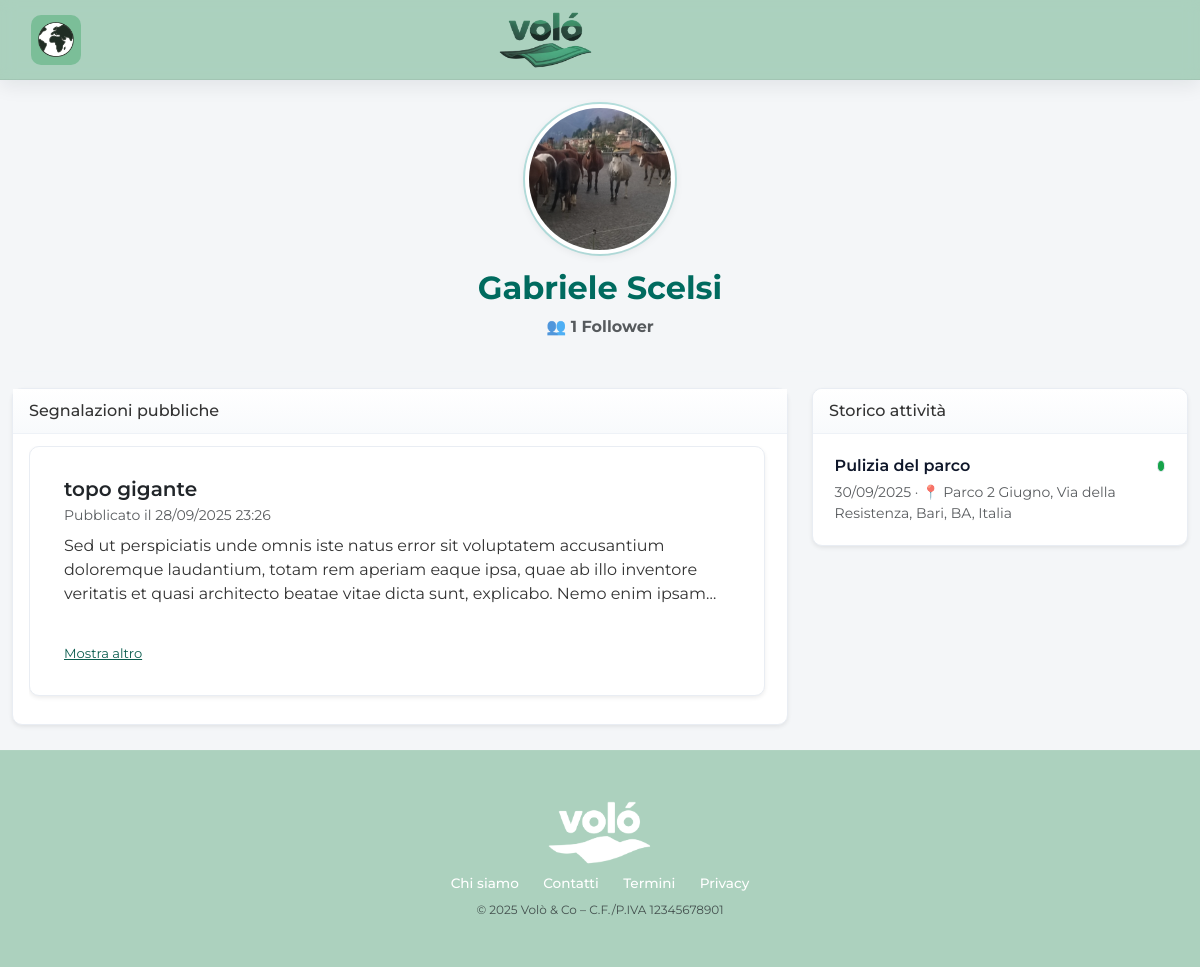
The page /volunteers/public/1 on the database as committed earlier.
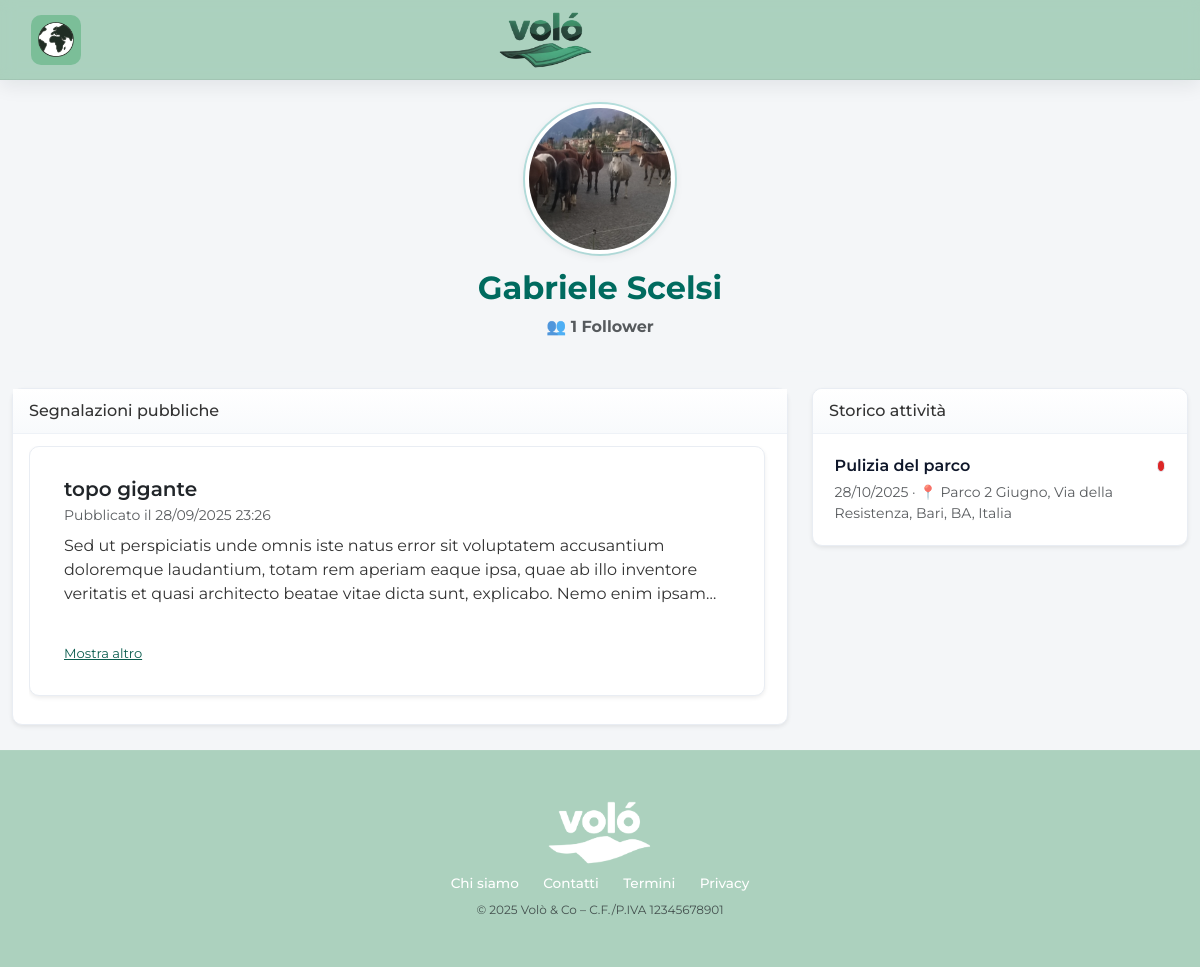
The same page on the database as committed later.
### app/database/models/user.py (models this page shows, shortened)
class User(db.Model, UserMixin):
    __tablename__ = "user"
    id = db.Column(db.Integer, primary_key=True)
    email = db.Column(db.String(150), unique=True, nullable=False, index=True)
    password = db.Column(db.String(256), nullable=False)
    name = db.Column(db.String(150), nullable=False)   # Full name or organization name
    user_type = db.Column(db.String(20), nullable=False, index=True)  # "volunteer" | "association"
    date_of_birth = db.Column(db.Date, nullable=True)
    phone = db.Column(db.String(30), nullable=True)
    latitude = db.Column(db.Float, nullable=True)
    longitude = db.Column(db.Float, nullable=True)
    bio = db.Column(db.Text, nullable=True)
    photo_filename = db.Column(db.String(255), nullable=True)
    disponibilita = db.Column(db.Text, nullable=True)  # Availability (days/times)
    address = db.Column(db.String(255), nullable=True)
    logo_filename = db.Column(db.String(255), nullable=True)
    website = db.Column(db.String(255), nullable=True)
    iban = db.Column(db.String(34), nullable=True)
    official_docs = db.Column(db.String(255), nullable=True)
    consenso_dati = db.Column(db.Boolean, default=False, nullable=False)
    accetta_termini = db.Column(db.Boolean, default=False, nullable=False)
    posts = db.relationship("Post", backref="association", lazy=True)
    events = db.relationship("Event", back_populates="association", lazy=True)
    campaigns = db.relationship("Campaign", back_populates="association", lazy=True, cascade="all, delete-orphan")
    followed_associations = db.relationship(
        "User",
        secondary=follows,
        primaryjoin=(follows.c.volunteer_id == id),
        secondaryjoin=(follows.c.association_id == id),
        backref=db.backref("followers", lazy="dynamic"),
        lazy="dynamic",
    )
    applause = db.relationship(
    "Applause",
    back_populates="user",
    cascade="all, delete-orphan",
    passive_deletes=True
    )

### app/database/models/report.py (models this page shows, shortened)
class Report(db.Model):
    __tablename__ = "report"
    id = db.Column(db.Integer, primary_key=True)
    title = db.Column(db.String(150), nullable=False)
    description = db.Column(db.Text, nullable=False)
    address = db.Column(db.String(255))
    latitude = db.Column(db.Float, nullable=False)
    longitude = db.Column(db.Float, nullable=False)
    image_filename = db.Column(db.String(255), nullable=True)
    created_at = db.Column(db.DateTime, default=datetime.utcnow)
    user_id = db.Column(db.Integer, db.ForeignKey("user.id"), nullable=False)

### app/database/models/participation.py (models this page shows, shortened)
class Participation(db.Model):
    __tablename__ = "participation"
    id = db.Column(db.Integer, primary_key=True)
    volunteer_id = db.Column(db.Integer, db.ForeignKey("user.id"), nullable=False, index=True)
    event_id = db.Column(db.Integer, db.ForeignKey("event.id"), nullable=False, index=True)
    status = db.Column(db.String(20), nullable=False, default="pending")
    applied_at = db.Column(db.DateTime, default=datetime.utcnow, nullable=False)
    updated_at = db.Column(db.DateTime, default=datetime.utcnow, onupdate=datetime.utcnow, nullable=False)
    volunteer = db.relationship("User", backref="participations", foreign_keys=[volunteer_id])
    event = db.relationship("Event", backref="participants", foreign_keys=[event_id])
    __table_args__ = (
        db.UniqueConstraint("volunteer_id", "event_id", name="uq_participation_unique"),
    )

### app/database/models/event.py (models this page shows, shortened)
class Event(db.Model):
    __tablename__ = "event"
    id = db.Column(db.Integer, primary_key=True)
    title = db.Column(db.String(150), nullable=False)
    description = db.Column(db.Text, nullable=True)
    date = db.Column(db.DateTime, nullable=False, index=True)
    location = db.Column(db.String(255), nullable=False)
    image_filename = db.Column(db.String(255), nullable=True)
    latitude = db.Column(db.Float)
    longitude = db.Column(db.Float)
    created_at = db.Column(db.DateTime, nullable=False, default=datetime.utcnow, index=True)
    updated_at = db.Column(
        db.DateTime,
        nullable=False,
        default=datetime.utcnow,
        onupdate=datetime.utcnow,
        index=True,
    )
    duration = db.Column(db.String(20), nullable=False, default="temporary", index=True)
    skills = db.Column(db.Text, nullable=False, default="[]")
    activity = db.Column(db.String(50), nullable=True, index=True)
    type = db.Column(db.String(20), nullable=False, default="event", index=True)
    capacity_max = db.Column(db.Integer, nullable=True)
    association_id = db.Column(db.Integer, db.ForeignKey("user.id"), nullable=False, index=True)
    association = db.relationship("User", back_populates="events")
    __table_args__ = (
        db.Index("ix_event_geo", "latitude", "longitude"),
        db.Index("ix_event_duration_date", "duration", "date"),
    )

### app/blueprints/volunteers/routes.py (the view)
@volunteers_bp.route("/public/<int:volunteer_id>", endpoint="public_profile")
def public_profile(volunteer_id: int) -> ResponseReturnValue:
    volunteer: User = User.query.get_or_404(volunteer_id)
    if volunteer.user_type != "volunteer":
        abort(404)
    reports: list[Report] = Report.query.filter_by(user_id=volunteer.id).all()
    participations: list[Participation] = Participation.query.filter_by(volunteer_id=volunteer.id).all()
    followed_count = len(volunteer.followed_associations.all())
    return render_template(
        "pages/volunteer_profile.html",
        volunteer=volunteer,
        reports=reports,
        participations=participations,
        followed_associations_count=followed_count,
    )

### app/templates/pages/volunteer_profile.html (shortened to what this page needs)
{% extends 'layout/base.html' %}
{% block container_class %}container-xxl{% endblock %}
{% block content %}
<section class="text-center mb-4">
  <div class="d-inline-flex align-items-center justify-content-center position-relative">
    <img
      src="{% if volunteer.photo_filename %}
              {{ url_for('dashboard.static', filename='uploads/profile-photo/' ~ volunteer.photo_filename) }}
            {% else %}
              {{ url_for('static', filename='img/default-profile.png') }}
            {% endif %}"
      class="profile-photo ring-click"
      alt="Foto profilo {{ volunteer.name }}"
      onclick="toggleFullscreen(this)">
  </div>
  <h2 class="fw-bold mt-2 mb-1">{{ volunteer.name }}</h2>
  <div class="d-flex flex-column align-items-center mt-2">
  <a href="{{ url_for('public.volunteer_followed_associations', volunteer_id=volunteer.id) }}"
     class="text-decoration-none fw-bold text-muted mb-2">
    👥 {{ followed_associations_count }}
    {% if followed_associations_count == 1 %}
      {{ _('Follower') }}
    {% else %}
      {{ _('Follower') }}
    {% endif %}
  </a>
</div>
</section>
<hr class="soft-divider">
<div class="row g-4">
  <div class="col-lg-7 col-xl-8">
    <section aria-labelledby="reports-title" class="card shadow-sm">
      <div class="panel-header">
        <h2 id="reports-title" class="h6 mb-0">{{ _('Segnalazioni pubbliche') }}</h2>
      </div>
      <div class="card-body">
        <div class="feed-container" style="max-height: 70vh; overflow-y: auto; padding-right:6px;">
          {% if reports %}
            {% for report in reports %}
              <article class="card shadow-sm mb-3 feed-card">
                <div class="card-body position-relative">
                  <h5 class="card-title mb-1">
                    <a href="{{ url_for('public.detail', content_type='report', item_id=report.id) }}"
                       class="text-decoration-none text-dark">{{ report.title or _('Titolo mancante') }}</a>
                  </h5>
                  <small class="text-muted d-block mb-2">
                    {{ _('Pubblicato il') }} {{ report.created_at.strftime('%d/%m/%Y %H:%M') }}
                  </small>
                  {% if report.description %}
                    <p class="card-text clamp" data-clamp="4">{{ report.description }}</p>
                  {% endif %}
                  {% if report.image_filename %}
                    <div class="media-wrap clamp-media mb-2">
                      <img src="{{ url_for('reports.static', filename='uploads/reports/' ~ report.image_filename) }}"
                           class="img-fluid rounded" alt="Immagine segnalazione">
                    </div>
                  {% endif %}
                  <button type="button" class="toggle-card d-none">{{ _('Mostra altro') }}</button>
                </div>
              </article>
            {% endfor %}
          {% else %}
            <p class="text-muted mb-0">{{ _('Nessuna segnalazione ancora effettuata.') }}</p>
          {% endif %}
        </div>
      </div>
    </section>
  </div>
  <div class="col-lg-5 col-xl-4">
    <section aria-labelledby="history-title" class="card shadow-sm panel-sticky">
      <div class="panel-header">
        <h2 id="history-title" class="h6 mb-0">{{ _('Storico attività') }}</h2>
      </div>
      <div class="card-body">
        <ul class="list-unstyled m-0">
          {% if participations and participations|length > 0 %}
            {% for p in participations %}
              <li class="list-item">
                <div class="d-flex justify-content-between align-items-start gap-2">
                  <div class="min-w-0">
                    <a href="{{ url_for('events.event_detail', event_id=p.event.id) }}"
                       class="item-title text-decoration-none">
                      {{ p.event.title }}
                    </a>
                    <div class="small text-muted mt-1">
                      {{ p.event.date.strftime('%d/%m/%Y') }}
                      {% if p.event.location %} · 📍 {{ p.event.location }}{% endif %}
                    </div>
                  </div>
                  <div class="status-dot"
                       title="{{ p.status }}"
                       data-status="{{ p.status|lower }}"></div>
                </div>
              </li>
            {% endfor %}
          {% else %}
            <li class="text-muted py-2">{{ _('Nessuna partecipazione negli eventi passati.') }}</li>
          {% endif %}
        </ul>
      </div>
    </section>
  </div>
</div>
{% endblock %}

### app/templates/layout/base.html (shortened to what this page needs)
<!DOCTYPE html>
<html lang="it">
<head>
  <link href="https://cdn.jsdelivr.net/npm/bootstrap@5.3.3/dist/css/bootstrap.min.css" rel="stylesheet">
  <link rel="stylesheet" href="https://cdn.jsdelivr.net/npm/bootstrap-icons@1.11.3/font/bootstrap-icons.css">
  <link rel="stylesheet" href="https://unpkg.com/leaflet@1.9.4/dist/leaflet.css">
  <link rel="stylesheet" href="{{ url_for('static', filename='css/style.css') }}">
  <link rel="stylesheet" href="{{ url_for('static', filename='css/events.css') }}">
</head>
<body class="{% block body_class %}{% endblock %}">
  {% include 'partials/navbar.html' %}
  <main class="{% block container_class %}container container-wider{% endblock %} mt-4">
    {% block content %}{% endblock %}
  </main>
  {% include 'partials/footer.html' %}
</body>
</html>

### app/templates/partials/navbar.html (shortened to what this page needs)
<nav class="navbar fixed-top" style="background-color: var(--color-navbar-bg); z-index:1030;">
  <div class="container-fluid position-relative">
<div class="navbar-map d-flex align-items-center me-3">
  <a href="{{ url_for('full_map.full_map') }}" class="icon-box">
    <img src="{{ url_for('static', filename='img/world.png') }}"
         alt="Mappa mondo"
         class="map-icon">
  </a>
</div>
    <div class="brand-wrapper">
      <a class="navbar-brand d-flex align-items-center justify-content-center" href="{{ url_for('home.home') }}">
        <img src="{{ url_for('static', filename='img/logo.png') }}" alt="Volò">
      </a>
    </div>
  </div>
</nav>

### app/templates/partials/footer.html
<footer class="site-footer py-3 mt-4">
  <div class="container container-wider text-center">
    <img src="{{ url_for('static', filename='img/logo.png') }}" alt="Logo Volò" class="footer-logo mb-2" />
    <ul class="footer-links list-inline mb-2">
      <li class="list-inline-item"><a href="{{ url_for('public.chisiamo') }}">{{ _('Chi siamo') }}</a></li>
      <li class="list-inline-item"><a href="{{ url_for('public.contatti') }}">{{ _('Contatti') }}</a></li>
      <li class="list-inline-item"><a href="{{ url_for('public.terms') }}">{{ _('Termini') }}</a></li>
      <li class="list-inline-item"><a href="{{ url_for('public.privacy') }}">{{ _('Privacy') }}</a></li>
    </ul>
    <small class="text-muted d-block" style="font-size: 0.75rem;">
      © 2025 Volò &amp; Co – C.F./P.IVA 12345678901
    </small>
  </div>
</footer>

### app/static/css/events.css (style rules this page uses)
body { background-color: #f0f4f8; }
.card { border-radius: 10px; box-shadow: 0 2px 5px rgba(0,0,0,0.05); }

Rows that differ between the two databases and show on the page:
changed Participation "Pulizia del parco": event "30/09/2025" → "28/10/2025"; status "accepted" → "rejected" (drawn)
